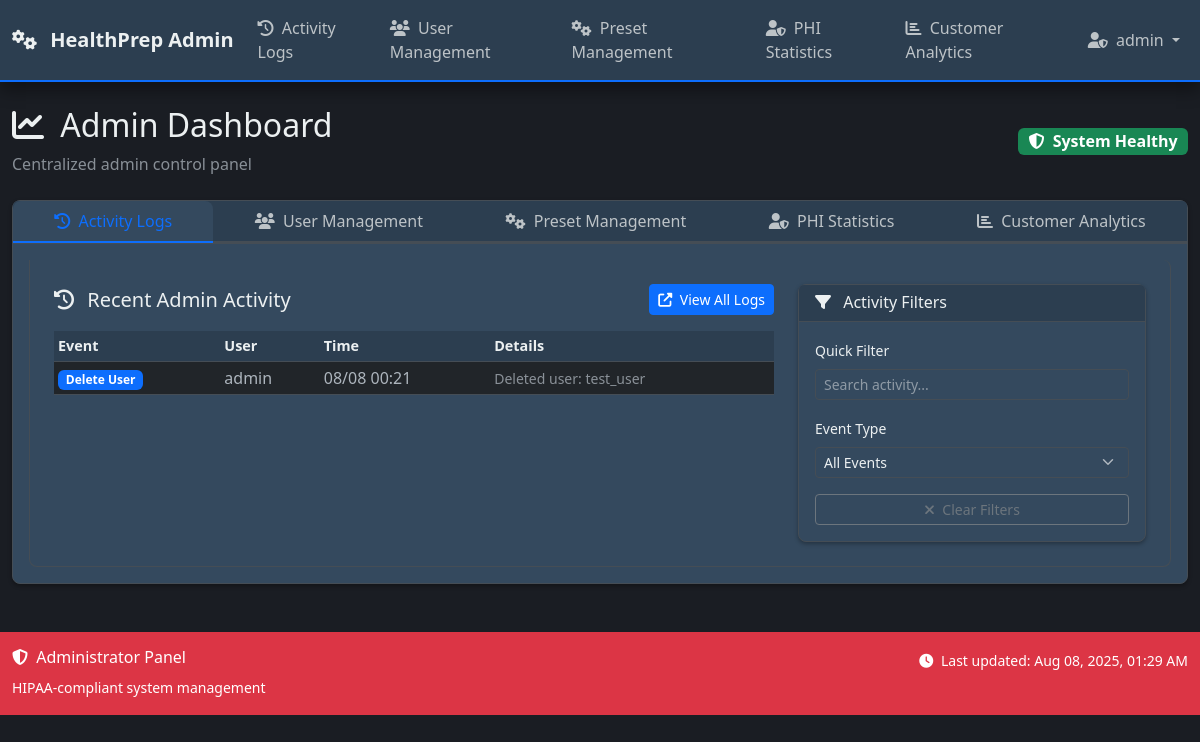
Before: /admin/dashboard/logs (signed in) with the older database file.
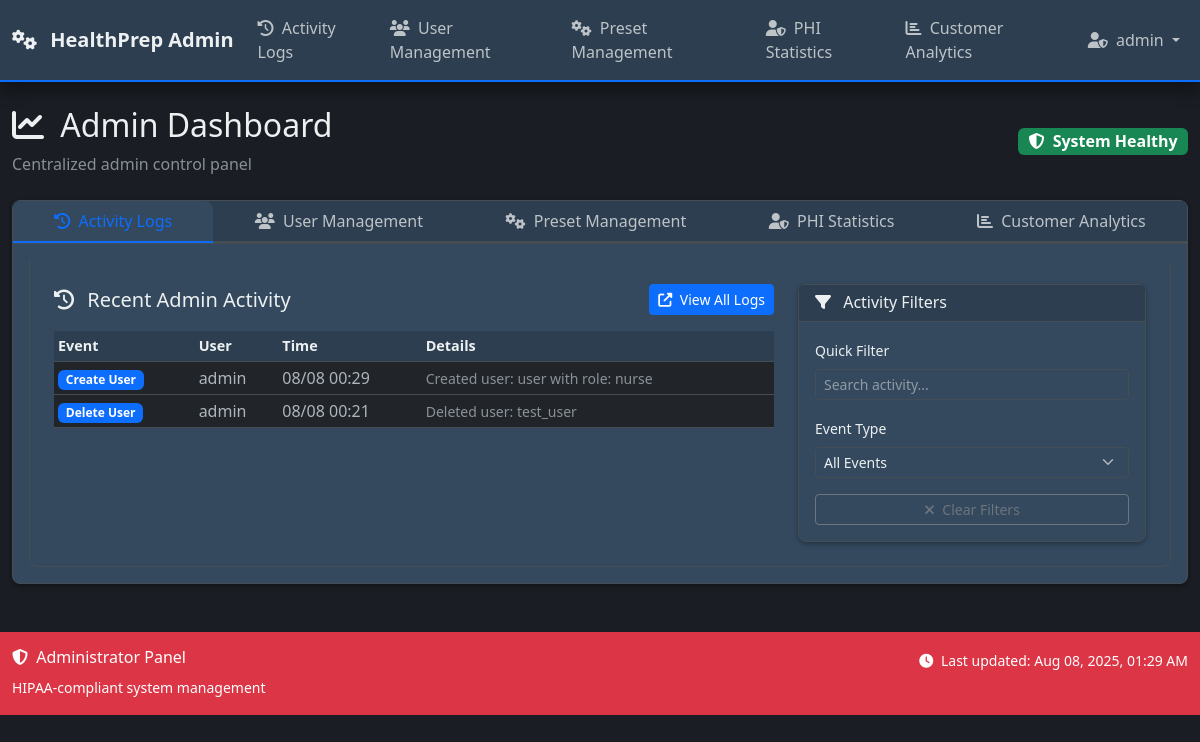
After: the same page with the newer database file.
### models.py (models this page shows, shortened)
class AdminLog(db.Model):
    __tablename__ = 'admin_logs'
    id = db.Column(db.Integer, primary_key=True)
    timestamp = db.Column(db.DateTime, default=datetime.utcnow)
    event_type = db.Column(db.String(50))
    user_id = db.Column(db.Integer, db.ForeignKey('users.id'))
    org_id = db.Column(db.Integer, db.ForeignKey('organizations.id'), nullable=False)  # Organization scope
    ip_address = db.Column(db.String(45))
    patient_id = db.Column(db.Integer, db.ForeignKey('patient.id'))  # Patient accessed (if applicable)
    resource_type = db.Column(db.String(50))  # Type of resource accessed (patient, document, screening)
    resource_id = db.Column(db.Integer)  # ID of specific resource
    action_details = db.Column(db.Text)  # Human-readable action description
    data = db.Column(db.JSON)  # Additional structured data
    session_id = db.Column(db.String(100))  # Session identifier
    user_agent = db.Column(db.Text)  # Browser/client information
    user = db.relationship('User', backref=db.backref('admin_logs', lazy=True))
    organization = db.relationship('Organization', backref=db.backref('admin_logs', lazy=True))
    patient = db.relationship('Patient', backref=db.backref('access_logs', lazy=True))

class User(UserMixin, db.Model):
    __tablename__ = 'users'
    id = db.Column(db.Integer, primary_key=True)
    username = db.Column(db.String(80), nullable=False)  # Unique within organization
    email = db.Column(db.String(120), nullable=False)  # Unique within organization
    password_hash = db.Column(db.String(255), nullable=False)
    role = db.Column(db.String(20), default='nurse', nullable=False)  # 'admin', 'MA', 'nurse'
    is_admin = db.Column(db.Boolean, default=False, nullable=False)  # Kept for backward compatibility
    is_active_user = db.Column(db.Boolean, default=True, nullable=False)
    org_id = db.Column(db.Integer, db.ForeignKey('organizations.id'), nullable=False)
    epic_user_id = db.Column(db.String(100))  # Epic user ID for mapping
    two_factor_enabled = db.Column(db.Boolean, default=False)
    session_timeout_minutes = db.Column(db.Integer, default=30)
    last_activity = db.Column(db.DateTime, default=datetime.utcnow)
    failed_login_attempts = db.Column(db.Integer, default=0)
    locked_until = db.Column(db.DateTime)
    created_at = db.Column(db.DateTime, default=datetime.utcnow)
    last_login = db.Column(db.DateTime, default=datetime.utcnow)
    created_by = db.Column(db.Integer, db.ForeignKey('users.id'))
    updated_at = db.Column(db.DateTime, default=datetime.utcnow, onupdate=datetime.utcnow)
    __table_args__ = (
        db.UniqueConstraint('username', 'org_id', name='unique_username_per_org'),
        db.UniqueConstraint('email', 'org_id', name='unique_email_per_org'),
    )
    def is_admin_user(self):
        return self.role == 'admin' or self.is_admin
    def update_activity(self):
        self.last_activity = datetime.utcnow()
    @property
    def is_active(self):
        return self.is_active_user
    @property
    def role_display(self):
        role_names = {
            'admin': 'Administrator',
            'MA': 'Medical Assistant',
            'nurse': 'Nurse'
        }
        return role_names.get(self.role, self.role.title())

### routes/admin_routes.py (the view)
@admin_bp.route('/dashboard/logs')
@login_required
@admin_required
def dashboard_logs():
    try:
        data = get_dashboard_data()
        data['active_tab'] = 'activity'
        return render_template('admin/dashboard.html', **data)
    except Exception as e:
        logger.error(f"Error in dashboard logs: {str(e)}")
        flash('Error loading dashboard', 'error')
        return render_template('error/500.html'), 500

### admin/analytics.py (called while the page is built)
    def calculate_compliance_gaps_closed(self, days=30):
        cutoff_date = datetime.utcnow() - timedelta(days=days)
        compliance_improvements = AdminLog.query.filter(
            AdminLog.event_type.like('%screening%'),
            AdminLog.timestamp >= cutoff_date
        ).count()
        open_gaps = Screening.query.filter_by(status='due').count()
        due_soon = Screening.query.filter_by(status='due_soon').count()
        recent_completions = Screening.query.filter(
            Screening.status == 'complete',
            Screening.updated_at >= cutoff_date
        ).count()
        return {
            'gaps_identified': open_gaps + due_soon,
            'gaps_closed': recent_completions,
            'preventive_identification': due_soon,
            'compliance_rate': self._calculate_compliance_rate(),
            'period_days': days
        }

    def _calculate_compliance_rate(self):
        total_screenings = Screening.query.count()
        complete_screenings = Screening.query.filter_by(status='complete').count()
        if total_screenings == 0:
            return 0.0
        return round((complete_screenings / total_screenings) * 100, 1)

### templates/admin/dashboard.html (shortened to what the changed rows need)
{% extends 'base_admin.html' %}
{% block extra_css %}
<link rel="stylesheet" href="https://cdn.datatables.net/1.13.4/css/dataTables.bootstrap5.min.css">
{% endblock %}
{% block content %}
<div class="d-flex justify-content-between align-items-center mb-4">
    <div>
        <h2>
            <i class="fas fa-chart-line me-2"></i>
            Admin Dashboard
        </h2>
    </div>
</div>
<div class="card">
    <div class="card-body">
        <div class="tab-content" id="nav-tabContent">
            <div class="tab-pane fade {{ 'show active' if active_tab == 'activity' else '' }}" id="nav-activity" role="tabpanel" aria-labelledby="nav-activity-tab">
                <div class="row">
                    <div class="col-lg-8 mb-4">
                        {% if recent_logs %}
                        <div class="table-responsive">
                            <table id="activityTable" class="table table-hover table-sm">
                                <thead>
                                    <tr>
                                        <th>Event</th>
                                        <th>User</th>
                                        <th>Time</th>
                                        <th>Details</th>
                                    </tr>
                                </thead>
                                <tbody>
                                    {% for log in recent_logs %}
                                    <tr>
                                        <td>
                                            <span class="badge bg-primary">{{ log.event_type.replace('_', ' ').title() if log.event_type else 'Unknown' }}</span>
                                        </td>
                                        <td>{{ log.user.username if log.user else 'System' }}</td>
                                        <td>{{ log.timestamp.strftime('%m/%d %H:%M') }}</td>
                                        <td>
                                            <small class="text-muted">{{ log.data.get('description', '') if log.data else '' }}</small>
                                        </td>
                                    </tr>
                                    {% endfor %}
                                </tbody>
                            </table>
                        </div>
                        {% else %}
                        <div class="text-center py-5">
                            <i class="fas fa-clipboard-list fa-3x text-muted mb-3"></i>
                            <h5 class="text-muted">No Recent Activity</h5>
                            <p class="text-muted">Admin actions will appear here</p>
                        </div>
                        {% endif %}
                    </div>
                </div>
            </div>
        </div>
    </div>
</div>
{% endblock %}

Changed rows visible on the page:
added AdminLog: event_type.replace "Create User", user "admin", timestamp "08/08 00:29", data "Created user: user with role: nurse"
